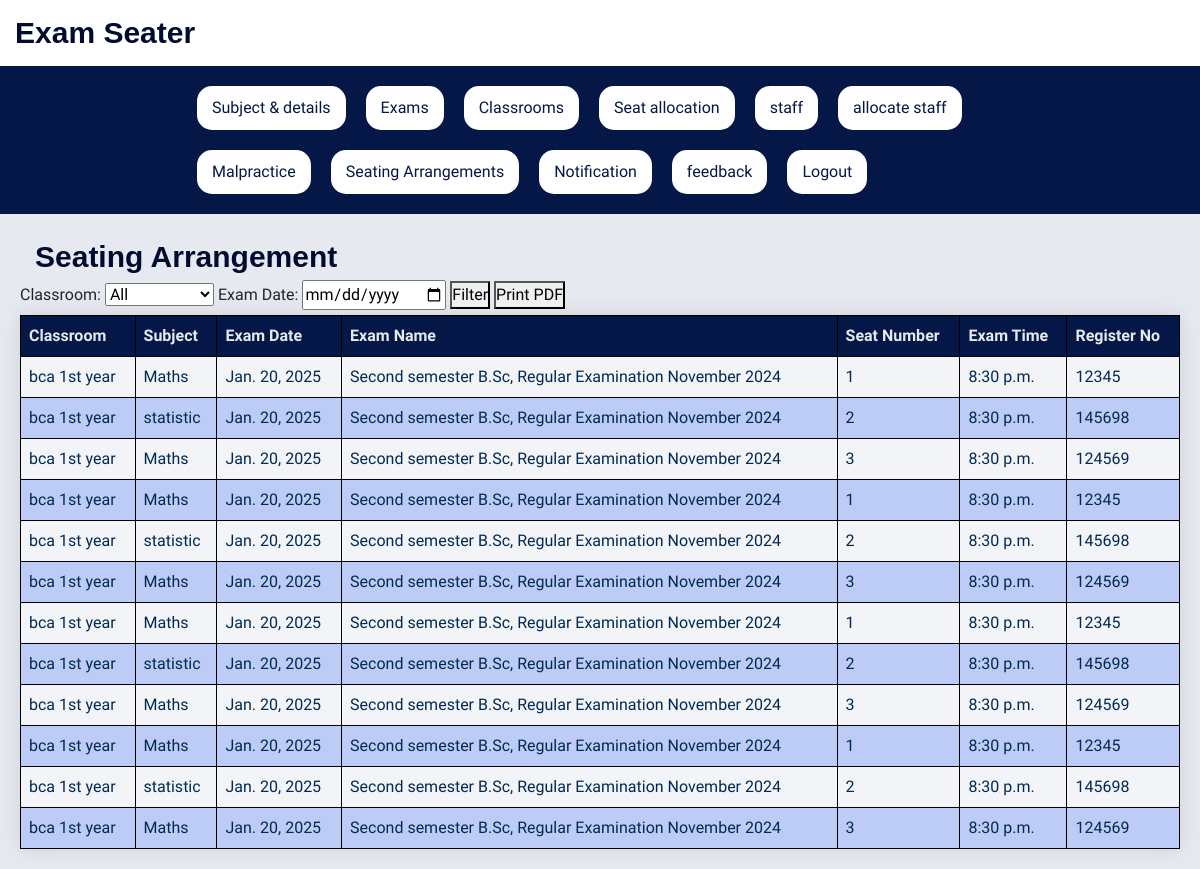
The app's page /seating_arrangement_view/, older data.
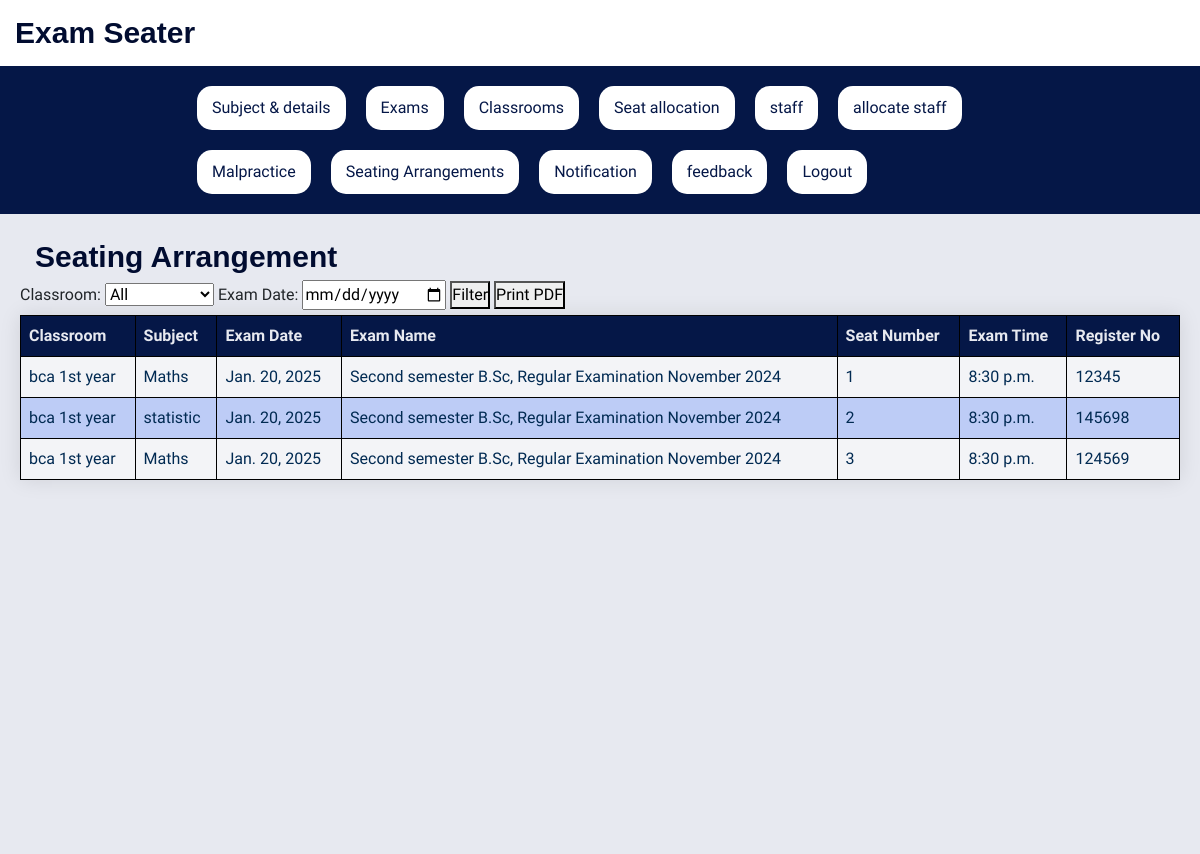
The same page, newer data.
### Arrangementapp/models.py (models this page shows)
class Seating_Arrangement(models.Model):
    classroom_number=models.ForeignKey(Classroom,on_delete=models.CASCADE,null=True,blank=True)
    subject=models.ForeignKey(Subject,on_delete=models.CASCADE,null=True,blank=True)
    exam_date=models.DateField(max_length=100,null=True,blank=True)
    exam_name=models.CharField(max_length=100,null=True,blank=True)
    seat_number=models.CharField(max_length=100,null=True,blank=True)
    exam_time=models.TimeField(max_length=100,null=True,blank=True)
    register_no=models.CharField(max_length=100,null=True,blank=True)

class Classroom(models.Model):
    hallno=models.CharField(max_length=20,null=True,blank=True)
    capacity=models.IntegerField(null=True,blank=True)
    columns=models.IntegerField(null=True,blank=True)
    rows=models.IntegerField(null=True, blank=True)
    is_active = models.BooleanField(max_length=20, null=False, default=True)
    created_at = models.DateTimeField(auto_now_add=True, null=True, blank=True)
    updated_at = models.DateTimeField(auto_now=True, null=True, blank=True)
    is_active = models.BooleanField(max_length=20, null=False, default=True)
    created_at = models.DateTimeField(auto_now_add=True, null=True, blank=True)
    updated_at = models.DateTimeField(auto_now=True, null=True, blank=True)

class Subject(models.Model):
    branch=models.ForeignKey(Branch,on_delete=models.CASCADE,null=True,blank=True)
    semester=models.ForeignKey(Semester,on_delete=models.CASCADE,null=True,blank=True)
    subjectname=models.CharField(max_length=100,null=True,blank=True)
    subjectcode=models.CharField(max_length=100,null=True,blank=True)

### Arrangementapp/views.py (the view)
# urls.py: path('seating_arrangement_view/',seating_arrangement_view,name='seating_arrangement_view'),
def seating_arrangement_view(request):
    classrooms = Classroom.objects.all()
    arrangements = Seating_Arrangement.objects.all()
    context = {
        'classrooms': classrooms,
        'arrangements': arrangements,
    }
    return render(request, 'seating_arrangement.html', context)

### templates/seating_arrangement.html (shortened to what this page needs)
{% extends 'base.html'%}
{% block content%}
    <h1>Seating Arrangement</h1>
    <label for="classroom-filter">Classroom:</label>
    <select id="classroom-filter">
        <option value="">All</option>
    </select>
    <label for="date-filter">Exam Date:</label>
    <input type="date" id="date-filter">
    <button id="filter-button">Filter</button>
    <button onclick="printTable()">Print PDF</button>
    <table id="seating-table">
        <thead>
            <tr>
                <th>Classroom</th>
                <th>Subject</th>
                <th>Exam Date</th>
                <th>Exam Name</th>
                <th>Seat Number</th>
                <th>Exam Time</th>
                <th>Register No</th>
            </tr>
        </thead>
        <tbody id="table-body">
            {% for arrangement in arrangements %}
            <tr data-classroom="{{ arrangement.classroom_number.id }}" data-date="{{ arrangement.exam_date }}">
                <td>{{ arrangement.classroom_number.hallno }}</td>
                <td>{{ arrangement.subject.subjectname }}</td>
                <td>{{ arrangement.exam_date }}</td>
                <td>{{ arrangement.exam_name }}</td>
                <td>{{ arrangement.seat_number }}</td>
                <td>{{ arrangement.exam_time }}</td>
                <td>{{ arrangement.register_no }}</td>
            </tr>
            {% endfor %}
        </tbody>
    </table>
    {% endblock %}

Row changes from the older to the newer data that the page shows:
removed Seating_Arrangement: classroom_number.hallno "bca 1st year", subject.subjectname "Maths", exam_date "Jan. 20, 2025", exam_name "Second semester B.Sc, Regular Examination November 2024", seat_number "1", exam_time "8:30 p.m.", register_no "12345"
removed Seating_Arrangement: classroom_number.hallno "bca 1st year", subject.subjectname "statistic", exam_date "Jan. 20, 2025", exam_name "Second semester B.Sc, Regular Examination November 2024", seat_number "2", exam_time "8:30 p.m.", register_no "145698"
removed Seating_Arrangement: classroom_number.hallno "bca 1st year", subject.subjectname "Maths", exam_date "Jan. 20, 2025", exam_name "Second semester B.Sc, Regular Examination November 2024", seat_number "3", exam_time "8:30 p.m.", register_no "124569"
removed Seating_Arrangement: classroom_number.hallno "bca 1st year", subject.subjectname "Maths", exam_date "Jan. 20, 2025", exam_name "Second semester B.Sc, Regular Examination November 2024", seat_number "1", exam_time "8:30 p.m.", register_no "12345"
removed Seating_Arrangement: classroom_number.hallno "bca 1st year", subject.subjectname "statistic", exam_date "Jan. 20, 2025", exam_name "Second semester B.Sc, Regular Examination November 2024", seat_number "2", exam_time "8:30 p.m.", register_no "145698"
removed Seating_Arrangement: classroom_number.hallno "bca 1st year", subject.subjectname "Maths", exam_date "Jan. 20, 2025", exam_name "Second semester B.Sc, Regular Examination November 2024", seat_number "3", exam_time "8:30 p.m.", register_no "124569"
removed Seating_Arrangement: classroom_number.hallno "bca 1st year", subject.subjectname "Maths", exam_date "Jan. 20, 2025", exam_name "Second semester B.Sc, Regular Examination November 2024", seat_number "1", exam_time "8:30 p.m.", register_no "12345"
removed Seating_Arrangement: classroom_number.hallno "bca 1st year", subject.subjectname "statistic", exam_date "Jan. 20, 2025", exam_name "Second semester B.Sc, Regular Examination November 2024", seat_number "2", exam_time "8:30 p.m.", register_no "145698"
removed Seating_Arrangement: classroom_number.hallno "bca 1st year", subject.subjectname "Maths", exam_date "Jan. 20, 2025", exam_name "Second semester B.Sc, Regular Examination November 2024", seat_number "3", exam_time "8:30 p.m.", register_no "124569"
